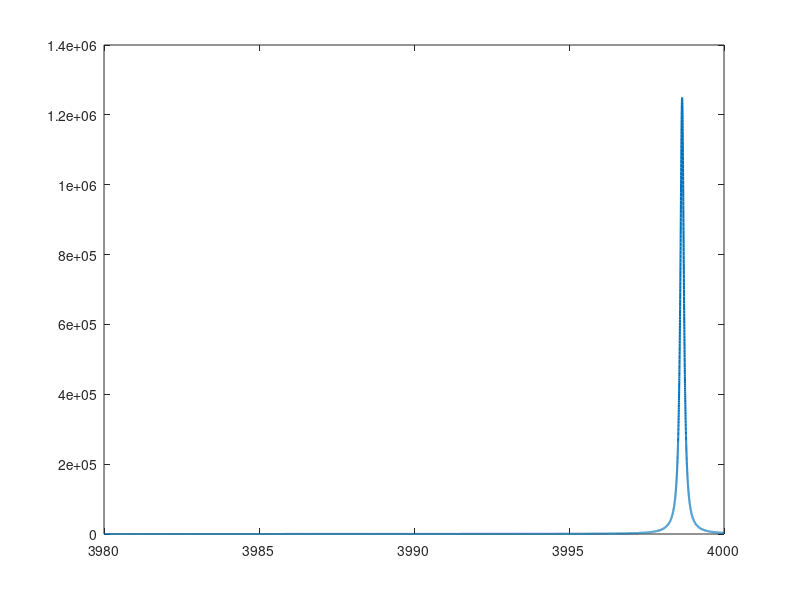

The MATLAB source for this figure: (Note: this script raises an error after producing the figure.)
close all;
%% Modelling the Q factor
Z0 = 50;
R0= 50;
c=3e8*0.7;  
eps0 = 8.85e-12;
freq = 3.98e9:1e3:4.0e9;
w = freq*2*pi;
w0 = 4e9*2*pi;
beta = w/c;
alpha = beta*2e-5; % is loss angle of 2e-5 correct?
gamma = alpha+beta*1i;

lambda0 = c/4e9;
l=0.01672;

%% Capacitor
A = 0.005^2/4*pi;
d = 1e-4;
C_detector = eps0*A/d;
Zl = 1./(1i.*w*C_detector);
Zin = Z0.*(Zl.*cosh(gamma.*l)+Z0.*sinh(gamma.*l))./(Z0.*cosh(gamma.*l)+Zl.*sinh(gamma.*l));
realZin = real(Zin);

figure;
plot(freq/1e6,realZin,'LineWidth',1.5)
hold on;

[Q_resonator, wres, R, L, C, Z_lump] = lumped(w, realZin);


A2 = 0.005^2/4*pi;
d2 = 1e-4+1e-9;
C_detector2 = eps0*A2/d2;
Zl2 = 1./(1i.*w*C_detector2);
Zin2 = Z0.*(Zl2.*cosh(gamma.*l)+Z0.*sinh(gamma.*l))./(Z0.*cosh(gamma.*l)+Zl2.*sinh(gamma.*l));
realZin2 = real(Zin2);

[Q_resonator2, wres2, R2, L2, C2, Z_lump2] = lumped(w, realZin2);

g = wres2-wres;

C_coupler = 1/sqrt(R*Z0*wres^2);

kint = 1/R/C;
kout = wres^2*R0*C_coupler^2/C;
kappa = kint+kout;

sideband = 2*g/kappa;
S21 = 2*R/(R+R0-1i/w0/C_coupler);
atR0 = R0/(R0-1i/w0/C_coupler);
output_sideband = abs(sideband*S21*atR0);

Clist = 1e-15:0.1e-15:10e-15;
for jj = 1:length(Clist)

    kint = 1/R/C;
    kout = wres^2*R0*Clist(jj)^2/C;
    kappa = kint+kout;
    
    sideband = 2*g/kappa;
    S21 = 2*R/(R+R0-1i/w0/Clist(jj));
    atR0 = R0/(R0-1i/w0/Clist(jj));
    output_sideband = abs(sideband*S21*atR0);
    temp(jj) = output_sideband;
end
figure;
plot(Clist*1e15, temp,'LineWidth',1.5)
xline(5.035,'LineWidth',1.5)
xlabel('Capacity of coupler (fF)')
ylabel('S11')
fontsize(16,'points')